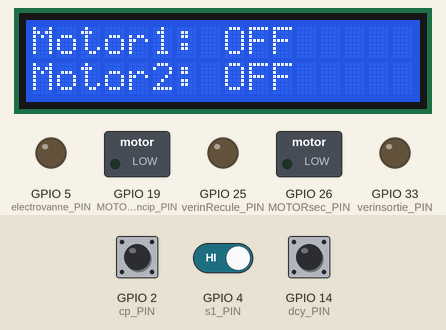
Simulated run of this program. Board: ESP32. Shown: 16×2 character LCD, switched loads named in the program (green lamp = pin HIGH), output pins drawn as LEDs (lit = HIGH). The test bench sets the inputs (shaded band); at power-on: GPIO 2 (cp_PIN) HIGH, GPIO 4 (s1_PIN) HIGH, GPIO 14 (dcy_PIN) HIGH. What the program prints to the serial monitor is not drawn.

Above: at 1.2 s.
1.3 s: GPIO 2 (cp_PIN) pulled LOW for 0.15 s
At 1.45 s:
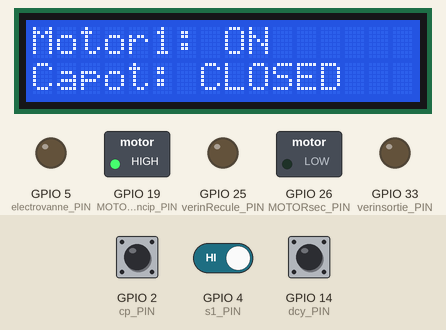
4.4 s: GPIO 2 (cp_PIN) pulled LOW for 1 s
At 5.3 s:
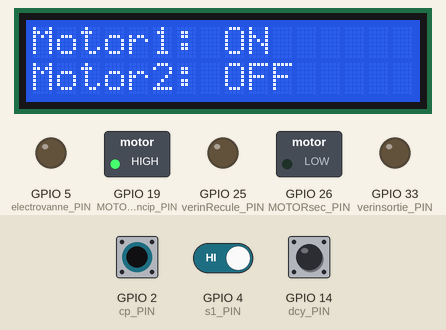
7.0 s: GPIO 2 (cp_PIN) pulled LOW for 3.2 s
At 10.37 s:
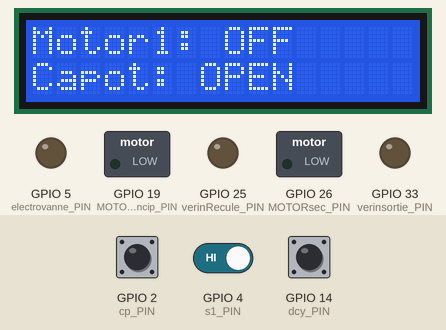
11.9 s: GPIO 2 (cp_PIN) driven LOW and GPIO 4 (s1_PIN) driven LOW
At 13.4 s:
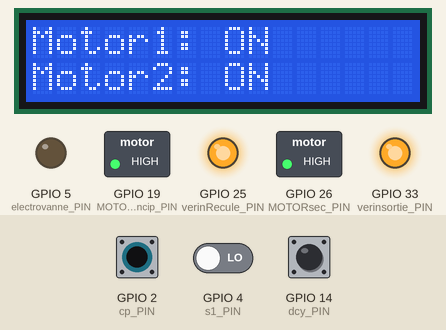
14.9 s: GPIO 2 (cp_PIN) driven HIGH
At 16.0 s:
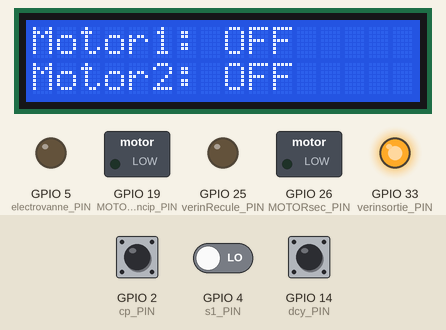
17.9 s: GPIO 2 (cp_PIN) driven LOW
At 18.6 s:
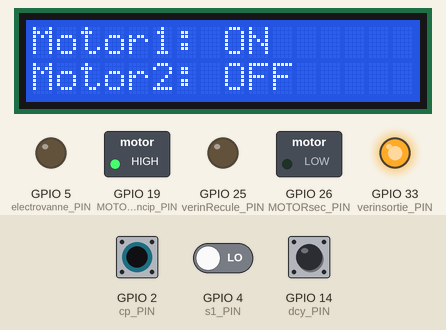
Timing chart, 0 to 20.5 s (numbered marks = the images above; inputs shaded):
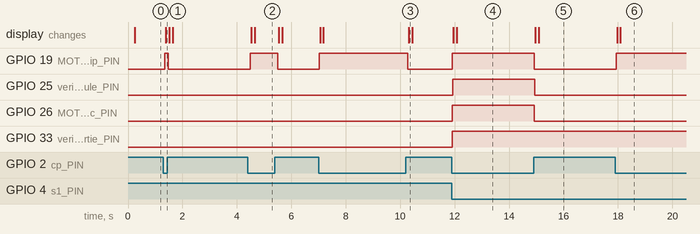

Measured:
- after the input at 1.3 s, GPIO 19 (MOTORprincip_PIN): LOW → HIGH after 0.05 s, → LOW 0.14 s later; the display: changes after 0.08 s (image 1)
- after the input at 4.4 s, GPIO 19 (MOTORprincip_PIN): LOW → HIGH after 0.10 s, → LOW 1.0 s later; the display: first changes after 0.13 s (image 2 shows a later state)
- after the input at 7.0 s, GPIO 19 (MOTORprincip_PIN): LOW → HIGH at once, → LOW 3.3 s later; the display: first changes after 0.06 s (image 3 shows a later state)
- after the input at 11.9 s, GPIO 19 (MOTORprincip_PIN), GPIO 25 (verinRecule_PIN), GPIO 26 (MOTORsec_PIN), GPIO 33 (verinsortie_PIN): LOW → HIGH at once; the display: first changes after 0.05 s (image 4 shows a later state)
- after the input at 14.9 s, GPIO 19 (MOTORprincip_PIN): HIGH → LOW at once; GPIO 33 (verinsortie_PIN): stays HIGH (without the input it goes to LOW after 0.02 s); the display: first changes after 0.06 s (image 5 shows a later state)
- after the input at 17.9 s, GPIO 19 (MOTORprincip_PIN): LOW → HIGH at once; GPIO 33 (verinsortie_PIN): stays HIGH (without the input it goes to LOW after 2.2 s); the display: first changes after 0.07 s (image 6 shows a later state)

The program:

main.cpp
```cpp
// PIN_26 = control pin forsecondary motor
// PIN_4 = control pin for push button S1
// PIN_5 = control pin for the solenoid valve
// PIN_33 = control pin for cylinder output
// PIN_25 = control pin for cylinder recoil
// PIN_19 = control pin for main engine
// PIN_2 = control pin for hood safety sensor
// PIN_14 = control pin for the start cycle button
#include <Arduino.h>
#include <Wire.h>
#include <LiquidCrystal_I2C.h>

// Define the LCD display
LiquidCrystal_I2C lcd(0x27, 16, 2);

// Define the pins
const int MOTORprincip_PIN = 19;
const int MOTORsec_PIN = 26;
const int s1_PIN = 4;
const int dcy_PIN =14;
const int electrovanne_PIN = 5;
const int cp_PIN = 2;
const int verinsortie_PIN = 33;    // LED for cylinder output
const int verinRecule_PIN = 25;   // LED for cylinder recoil

// Define the states
bool MOTORprincip_PINState = LOW;
bool MOTORsec_PINState = LOW;
bool s1State = LOW;
bool lasts1State = LOW;
bool dcyState = LOW;
bool lastdcyState = LOW;
bool cpState = LOW;
bool lastcpState = LOW;
bool electrovanne_PINState = LOW;
bool lastelectrovanne_PINState = LOW;
bool capotOpen = false;
bool motor2Running = false;
unsigned long motor2StartTime = 0;

// Define the debounce variables
unsigned long lastdebounceTime = 0;
unsigned long debounceDelay = 50;

// Define the start time and duration for the secondary motor
const unsigned long motor2Duration = 3000; // Set the duration for the secondary motor (3 seconds)

void setup()
{
   Serial.begin(115200);

   // Initialize the LCD display
   lcd.init();
   lcd.backlight();

   // Set up the pins
   pinMode(MOTORprincip_PIN, OUTPUT);
   pinMode(MOTORsec_PIN, OUTPUT);
   pinMode(s1_PIN, INPUT_PULLUP);
   pinMode(dcy_PIN, INPUT_PULLUP);
   pinMode(electrovanne_PIN, OUTPUT);
   pinMode(cp_PIN, INPUT_PULLUP);
   pinMode(verinsortie_PIN, OUTPUT);
   pinMode(verinRecule_PIN, OUTPUT);

   // Print the starting message to the LCD display
   lcd.setCursor(0, 0);
   lcd.print("Welcome");
   lcd.setCursor(0, 1);
   lcd.print("Rahma Dridi");
}

void loop()
{
   // Clear the LCD screen
   lcd.clear();

   // Read the state of the button to start the motor
   cpState = digitalRead(cp_PIN);

   // Check if the capot is closed
   if (cpState == LOW)
   {
      // Start the primary motor
      MOTORprincip_PINState = HIGH;
   }
   else
   {
      // Stop the primary motor
      MOTORprincip_PINState = LOW;

      // Stop the secondary motor
      MOTORsec_PINState = LOW;
      motor2Running = false;
   }

   // Update the pin states
   digitalWrite(MOTORprincip_PIN, MOTORprincip_PINState);
   digitalWrite(MOTORsec_PIN, MOTORsec_PINState);

   // Read the state of the slide switch to start/stop the secondary motor
   s1State = digitalRead(s1_PIN);

   // Check if the slide switch state has changed
   if (s1State != lasts1State)
   {
      if (s1State == LOW)
      {
         // Start the secondary motor if the slide switch s1 is on and the primary motor is working
         if (MOTORprincip_PINState == HIGH)
         {
            MOTORsec_PINState = HIGH;
            motor2StartTime = millis(); // Set the start time for the secondary motor
            motor2Running = true;
            digitalWrite(verinsortie_PIN, HIGH); // Turn on the cylinderOutput LED
         }
      }
      else
      {
         // Stop the secondary motor if the slide switch s1 is off
         MOTORsec_PINState = LOW;
         motor2Running = false;
         digitalWrite(verinsortie_PIN, LOW); // Turn off the cylinderOutput LED
      }

      lastdebounceTime = millis();
      lasts1State = s1State;
   }

   // Check if the secondary motor is running
   if (motor2Running)
   {
      // Check if the secondary motor has been running for more than the specified duration
      if ((millis() - motor2StartTime) > motor2Duration)
      {
         // Stop the secondary motor
         MOTORsec_PINState = LOW;
         motor2Running = false;
         digitalWrite(verinsortie_PIN, LOW); // Turn off the vrinOutput LED
      }
   }

   // Read the state of the push button to start/stop the secondary motor
   dcyState = digitalRead(dcy_PIN);

   // Check if the button state has changed
   if (dcyState != lastdcyState)
   {
      if (dcyState == HIGH)
      {
         // Start the secondary motor if the button dcy is pressed and the slide switch s1 is on and the primary motor is working
         if (s1State == LOW && MOTORprincip_PINState == HIGH)
         {
            MOTORsec_PINState = HIGH;
            motor2StartTime = millis(); // Set the start time for the secondary motor
            motor2Running = true;
            digitalWrite(verinsortie_PIN, HIGH); // Turn on the cylinderOutput LED
         }
      }
      else
      {
         // Stop the secondary motor if the button dcy is released
         MOTORsec_PINState = LOW;
         motor2Running = false;
         digitalWrite(verinsortie_PIN, LOW); // Turn off the cylinderOutput LED
      }

      lastdebounceTime = millis();
      lastdcyState = dcyState;
   }

   // Update the pin states
   digitalWrite(MOTORsec_PIN, MOTORsec_PINState);

   // Update the LCD display with the motor status
   lcd.setCursor(0, 0);
   lcd.print("Motor1: ");
   lcd.print(MOTORprincip_PINState == HIGH ? "ON " : "OFF");

   // Print the motor status to the serial monitor
   Serial.print("Motor1: ");
   Serial.println(MOTORprincip_PINState == HIGH ? "ON " : "OFF");

   // Check if the secondary motor has stopped
   if (MOTORsec_PINState == LOW)
   {
      // Update the LCD display with the motor status
      lcd.setCursor(0, 1);
      lcd.print("Motor2: OFF");
      digitalWrite(verinRecule_PIN, LOW); // Turn off the cylinder recoil LED
   }
   else
   {
      // Update the LCD display with the motor status
      lcd.setCursor(0, 1);
      lcd.print("Motor2: ON ");
      digitalWrite(verinRecule_PIN, HIGH); // Turn on the cylinder recoil LED
   }

   // Print the motor status to the serial monitor
Serial.println(MOTORsec_PINState == HIGH ? "ON " : "OFF");

   // Read the state of the electrovanne
   electrovanne_PINState = digitalRead(electrovanne_PIN);

   // Check if the electrovanne state has changed
   if (electrovanne_PINState != lastelectrovanne_PINState)
   {
      if (electrovanne_PINState == HIGH)
      {
         // Turn on the LED for cylinder output
         digitalWrite(verinsortie_PIN, HIGH);
      }
      else
      {
         // Turn off the LED for cylinder output
         digitalWrite(verinsortie_PIN, LOW);
      }

      lastdebounceTime = millis();
      lastelectrovanne_PINState = electrovanne_PINState;
   }

   // Check if the capot state has changed
   if (cpState != lastcpState)
   {
      if (cpState == LOW)
      {
         // Capot is closed
         capotOpen = false;
         lcd.setCursor(0, 1);
         lcd.print("Capot: CLOSED   ");
      }
      else
      {
         // Capot is open
         capotOpen = true;
         lcd.setCursor(0, 1);
         lcd.print("Capot: OPEN     ");
      }

      lastdebounceTime = millis();
      lastcpState = cpState;
   }

   // Check if the capot is open and stop the motor and electrovanne after 5 seconds
   if (capotOpen && (millis() - lastdebounceTime) > 5000)
   {
      // Stop the primary motor
      MOTORprincip_PINState = LOW;
      digitalWrite(MOTORprincip_PIN, MOTORprincip_PINState);

      // Stop the secondary motor
      MOTORsec_PINState = LOW;
      digitalWrite(MOTORsec_PIN, MOTORsec_PINState);

      // Turn off the electrovanne
      electrovanne_PINState = LOW;
      digitalWrite(electrovanne_PIN, electrovanne_PINState);

      // Turn off the LED for cylinder output and cylinder recoil
      digitalWrite(verinsortie_PIN, LOW);
      digitalWrite(verinRecule_PIN, LOW);
   }

   delay(100);
}
```
